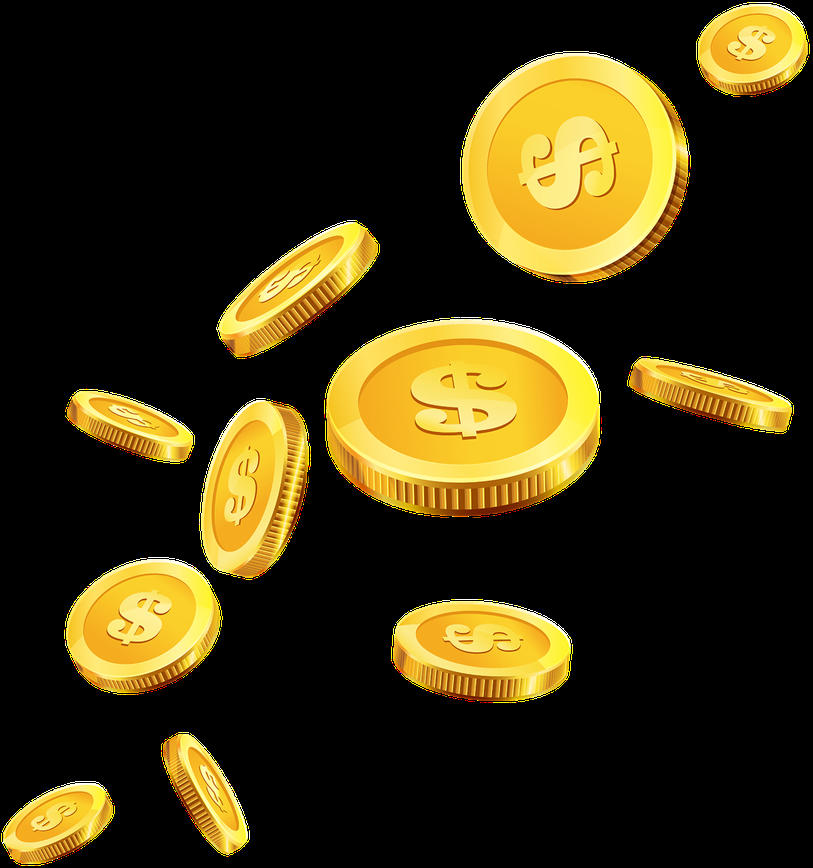
#> input picture ATIVIDADE MOEDAS/coins-fundo.png, 813 x 868 px, shrunk from 1200 x 1280 before the run
$ jupyter execute contornos.ipynb
#> lines starting #> are read from the running program, lines starting #| are printed output that depends on the picture; after the words box and inside, x2 and y2 are one past the last pixel; in counts of white or black regions, pixels touching at a corner belong together
CONTORNOS E CONTAGEM DE OBJETOS

Importando as bibliotecas necessarias para o código funcionar

[cell 1]
import cv2
import matplotlib.pyplot as plt
import numpy as np

Conversão para escala cinza

[cell 2]
image = cv2.imread('../ATIVIDADE MOEDAS/coins-fundo.png')
#> image is the input picture: shape (868, 813, 3); mean B, G, R 16.6, 49.3, 59.9
image_gray = cv2.cvtColor(image, cv2.COLOR_BGR2GRAY)
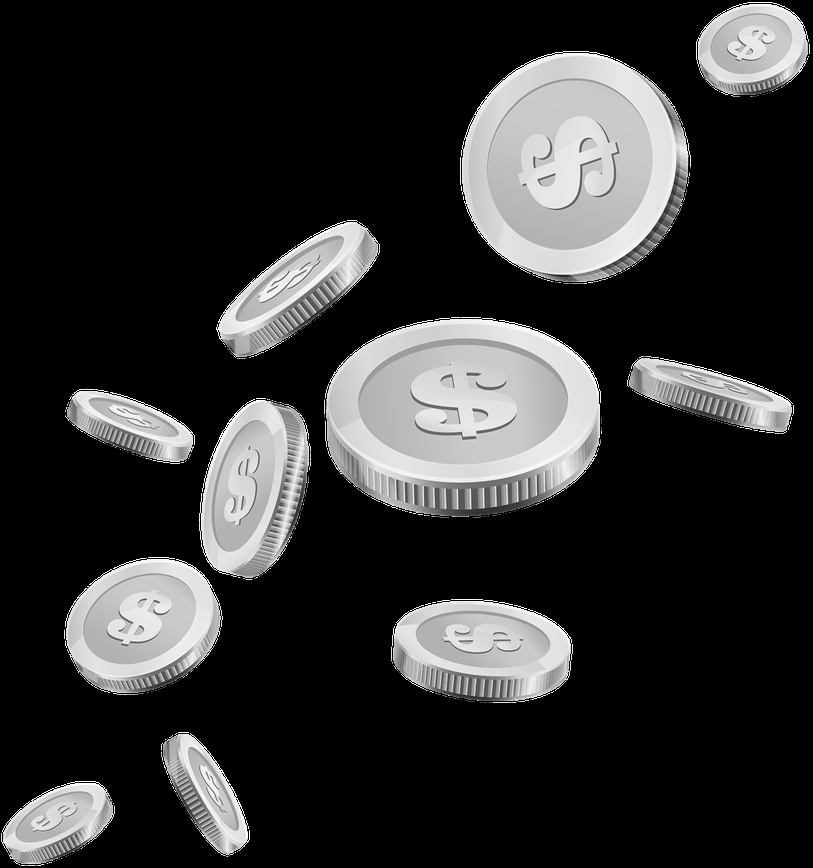
#> image_gray: shape (868, 813); min 0, max 255, mean 48.8

Mostrando a imagem em escala de cinza ao lado da imagem original para comparação

[cell 3]
plt.figure(figsize=(10, 5))

plt.subplot(1, 2, 2)
plt.imshow(cv2.cvtColor(image, cv2.COLOR_BGR2RGB))
plt.title("Imagem Original")
plt.axis('off')

plt.subplot(1, 2, 1)
plt.imshow(image_gray, cmap='gray')
plt.title("Imagem em escala de cinza")
plt.axis('off')

plt.show()
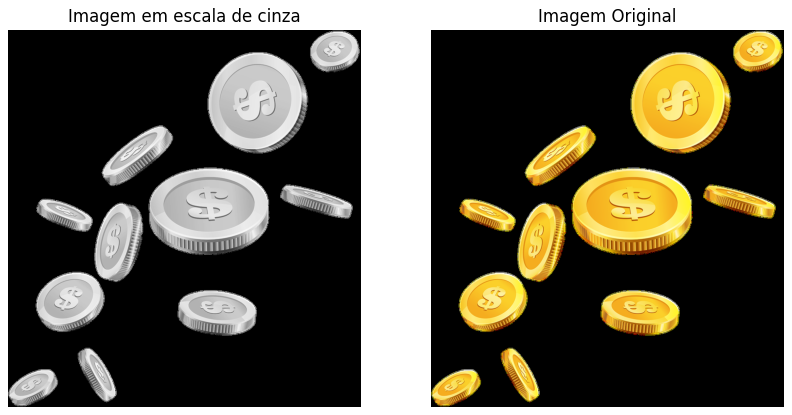
#> figure drawn by matplotlib, 2 panels

Binarização com Limiar de Otsu, a imagem em escala de cinza foi binarizada utilizando o método de Otsu, que determina automaticamente um limiar adequado para separar os objetos do fundo. Essa técnica melhorou a segmentação das moedas na imagem, facilitando a detecção de contornos

[cell 4]
_, binary_image = cv2.threshold(image_gray, 0, 255, cv2.THRESH_BINARY + cv2.THRESH_OTSU)
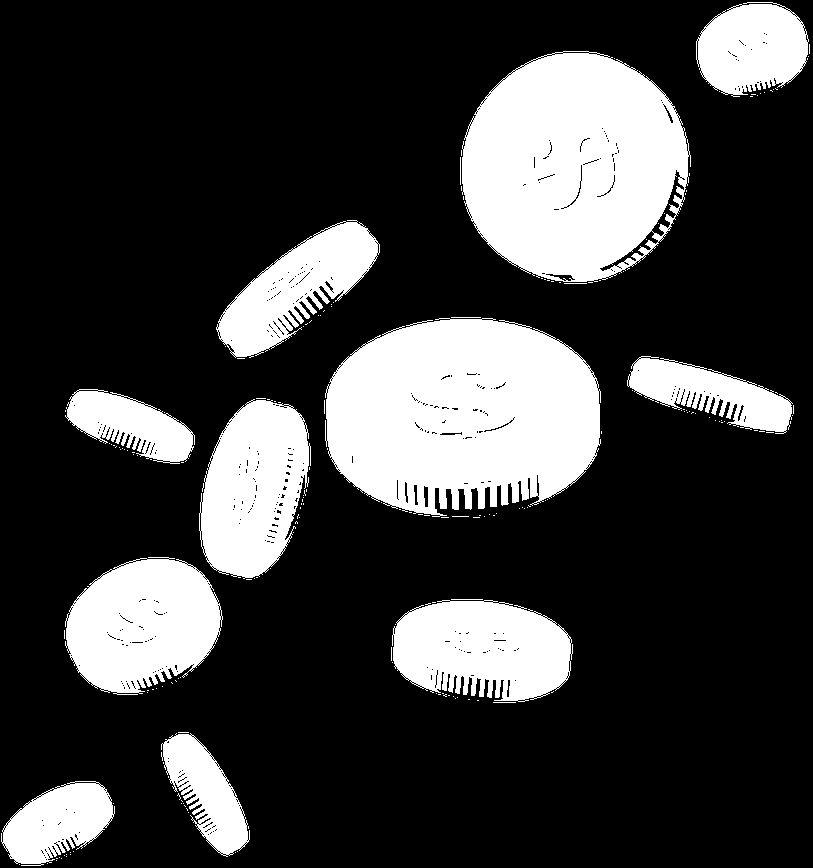
#> binary_image: shape (868, 813); 23.9% white; 195 white regions (179 under 20 px), largest, box (x1, y1, x2, y2) and area: (325, 318, 601, 517) 42754, (462, 51, 691, 282) 39919, (65, 557, 223, 695) 15810

Utilizando filtro de abertura para a função len conseguir contar os contornos somente das moedas, descartando pequenos ruidos

[cell 5]
kernel = np.ones((9, 9), np.uint8)
binary_image = cv2.morphologyEx(binary_image, cv2.MORPH_OPEN, kernel)
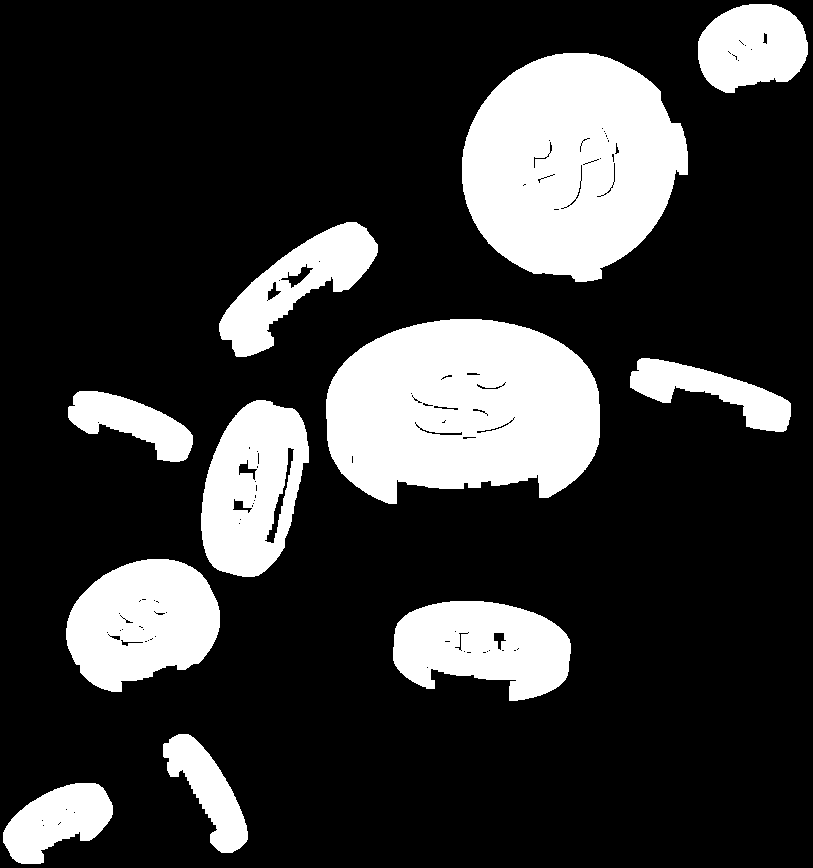
#> binary_image: shape (868, 813); 21.9% white; 11 white regions
imagem_bin_filtro = cv2.morphologyEx(binary_image, cv2.MORPH_OPEN, kernel)

plt.figure(figsize=(10,5))
plt.subplot(1, 2, 1)
plt.imshow(binary_image, cmap='gray')
plt.title('Imagem Limiarizada')
plt.axis('off')
plt.subplot(1, 2, 2)
plt.imshow(imagem_bin_filtro, cmap='gray')
plt.title('Imagem Limiarizada com Filtro')
plt.axis('off')
plt.show()

Colocando a imagem em escala de cinza ao lado da imagem binarizada em Otsu para comparação

[cell 6]
plt.figure(figsize=(10, 5))

# Imagem original em tons de cinza
plt.subplot(1, 2, 1)
plt.imshow(image_gray, cmap='gray')
plt.title("Imagem em escala de cinza")
plt.axis('off')

# Imagem binarizada
plt.subplot(1, 2, 2)
plt.imshow(binary_image, cmap='gray')
plt.title("Imagem Binarizada (Otsu)")
plt.axis('off')

plt.show()

Utilizando a detecção de contornos, os contornos dos objetos foram extraídos utilizando a função cv2.findContours. Os contornos foram desenhados sobre a imagem original para visualizar melhor a detecção dos objetos.

[cell 7]
contours, _ = cv2.findContours(imagem_bin_filtro, cv2.RETR_EXTERNAL, cv2.CHAIN_APPROX_SIMPLE)
#> contours = 11 contours; largest, box (x1, y1, x2, y2) and area: (326, 319, 600, 504) 39892, (462, 53, 688, 282) 38186, (66, 559, 220, 692) 14781, (201, 400, 309, 577) 13902, (393, 601, 571, 701) 12708
image_with_contours = image.copy()
cv2.drawContours(image_with_contours, contours, -1, (0, 255, 0), 5)
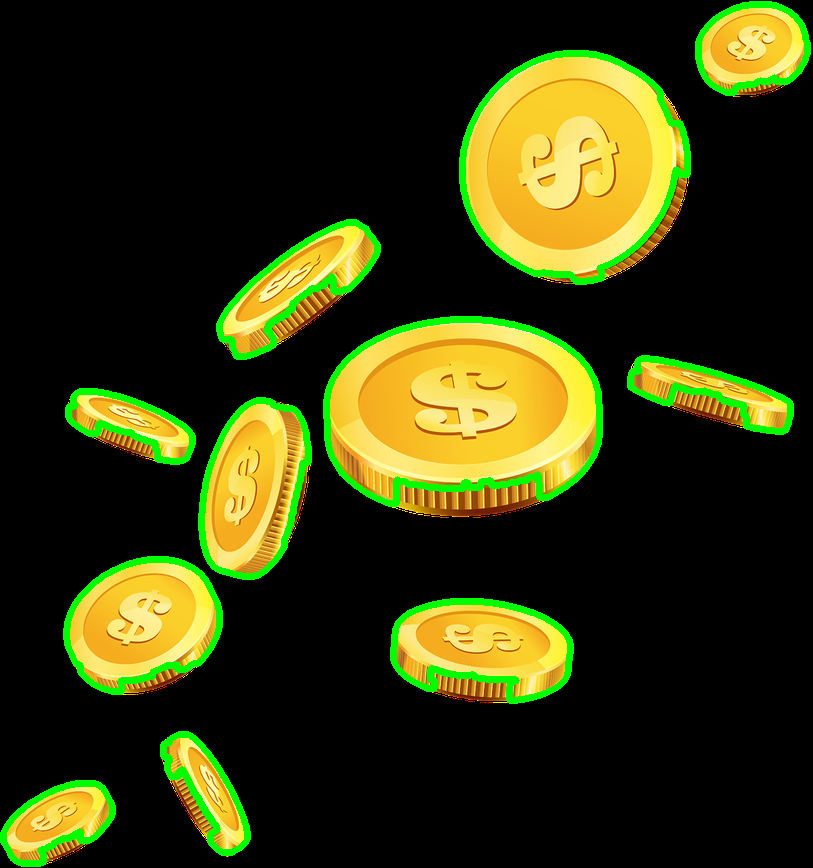
#> image_with_contours: shape (868, 813, 3); 4.91% of pixels changed, all inside (x1, y1, x2, y2) = (0, 1, 811, 867)


plt.imshow(cv2.cvtColor(image_with_contours, cv2.COLOR_BGR2RGB))
plt.title("Contornos Detectados")
plt.axis('off')
plt.show()

Fazendo a contagem das moedas, utilizando o len(contours)

[cell 8]
num_objects = len(contours)
#> num_objects = 11

Colocando a imagem binarizada ao lado da imagem original, com o resultado do total de moedas encontradas.

[cell 9]
plt.subplot(1, 2, 1)
plt.imshow(binary_image, cmap='gray')
plt.title("Imagem Binarizada")
plt.axis('off')

plt.subplot(1, 2, 2)
plt.imshow(cv2.cvtColor(image_with_contours, cv2.COLOR_BGR2RGB))
plt.title(f"Objetos Detectados: {num_objects}")
plt.axis('off')
plt.show()
